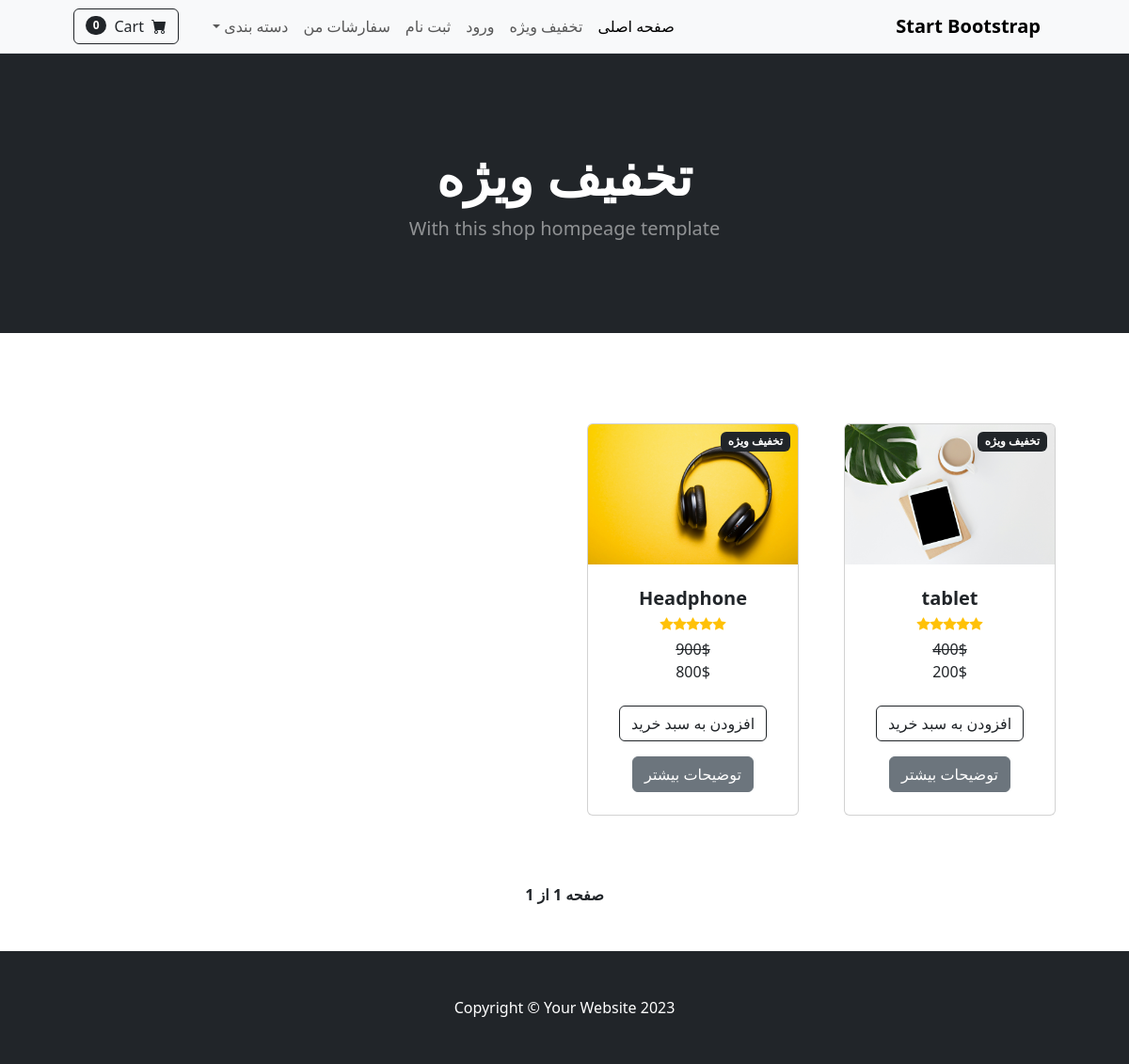
Page /sale/ on the committed database.
### products/models.py (models this page shows, shortened)
class Product(models.Model):
    name=models.CharField(max_length=50)
    description=models.TextField(max_length=500 ,blank=True,default='') #blank برای خالی بودن__ default یعنی به طور پیش فرض چه توضیحی داشته باشه
    price=models.DecimalField(max_digits=10,decimal_places=0,default=0)#decimal_places به طور پیش فرض چند رقم بعد اعشار نشون میده __ default یعنی به طور پیش فرض قیمت رو صفر نشون بده
    category=models.ForeignKey(Category,on_delete=models.CASCADE)#ForeignKey کلید خارجی به جدول دیگعه
    stock = models.IntegerField(default=0)
    img=models.ImageField(upload_to="product/",null=True,blank=True)
    is_sale=models.BooleanField(default=False)
    sale_price=models.DecimalField(max_digits=10,decimal_places=0,default=0)

### products/views.py (the view)
# urls.py: path('sale/',views.Sale.as_view(), name='sale'),
class Sale(ListView):
    model=Product
    template_name='products/sale.html'
    context_object_name='products'
    paginate_by=8
    def get_queryset(self):
        return Product.objects.filter(is_sale=True)

### cart/cart.py (called while the page is built)
    def __len__(self):
        return len(self.cart)

### cart/context_processors.py (called while the page is built)
def cart(request):
    return {'cart': Cart(request)}

### products/context_processors.py (called while the page is built)
def cart_item_count(request):
    total_quantity = 0
    if request.user.is_authenticated:
        cart, created = Cart.objects.get_or_create(user=request.user)
        if not created:
            cart_items = CartItem.objects.filter(cart=cart)
            for item in cart_items:
                total_quantity += item.quantity
    return {"cart_item_count": total_quantity}

### products/templates/products/sale.html (shortened to what this page needs)
{% extends 'products/base.html' %}
{% block content %}
        <header class="bg-dark py-5">
            <div class="container px-4 px-lg-5 my-5">
                <div class="text-center text-white">
                    <h1 class="display-4 fw-bolder">تخفیف ویژه</h1>
                    <p class="lead fw-normal text-white-50 mb-0">With this shop hompeage template</p>
                </div>
            </div>
        </header>
        <section class="py-5">
            <div class="container px-4 px-lg-5 mt-5">
                <div class="row gx-4 gx-lg-5 row-cols-2 row-cols-md-3 row-cols-xl-4 justify-content-center">
            {% if products %}
                {% for item in products %}
                    <div class="col mb-5">
                        <div class="card h-100">
                            <div class="badge bg-dark text-white position-absolute" style="top: 0.5rem; right: 0.5rem">تخفیف ویژه</div>
                            <img class="card-img-top" src="{{ item.img.url}}" alt="..." />
                            <div class="card-body p-4">
                                <div class="text-center">
                                    <h5 class="fw-bolder">{{item.name}}</h5>
                                    <div class="d-flex justify-content-center small text-warning mb-2">
                                        <div class="bi-star-fill"></div>
                                        <div class="bi-star-fill"></div>
                                        <div class="bi-star-fill"></div>
                                        <div class="bi-star-fill"></div>
                                        <div class="bi-star-fill"></div>
                                    </div>
                                    <strike>{{item.price}}$</strike><br>
                                    {{item.sale_price}}$
                                </div>
                            </div>
                            <div class="card-footer p-4 pt-0 border-top-0 bg-transparent">
                                <div class="text-center"><a class="btn btn-outline-dark mt-auto" href="{% url 'add_to_cart' item.id %}">افزودن به سبد خرید</a></div>
                                <div class="text-center"><a class="btn btn-secondary mt-3" href="{% url 'product_details' item.id %}">توضیحات بیشتر</a></div>
                            </div>
                        </div>
                    </div>
                {% endfor %}
            {% else %}
                <p>No products available!</p>
            {% endif %}
            {% for product in products %}
            <p>{{ product.title }}</p>
            {% endfor %}
            <div class="d-flex justify-content-center align-items-center gap-3 mt-4">
            <span class="fw-bold">
                صفحه {{ page_obj.number }} از {{ page_obj.paginator.num_pages }}
            </span>
            </div>
                </div>
            </div>
        </section>
{% endblock %}

### rows in the picture
Product: img (picture), name "tablet", price "400", sale_price "200"
Product: img (picture), name "Headphone", price "900", sale_price "800"

### other values in the picture
{{ cart|length }} "0"
{{ page_obj.paginator.num_pages }} "1"
